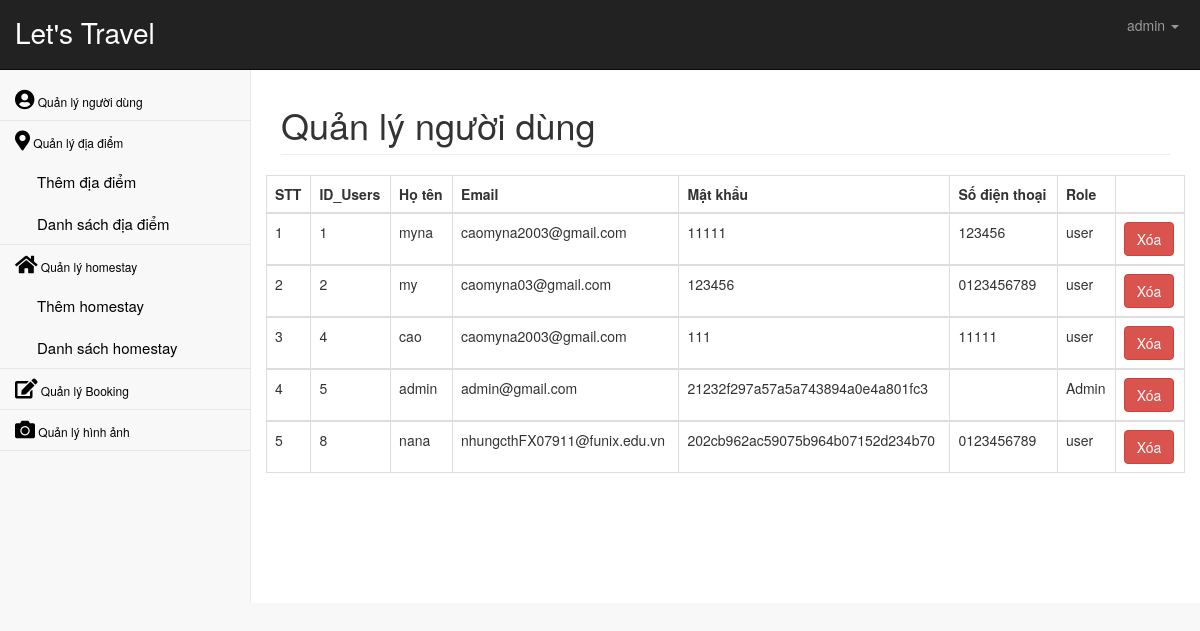
The app's page /admin/index.php?page=users.php (signed in), older data.
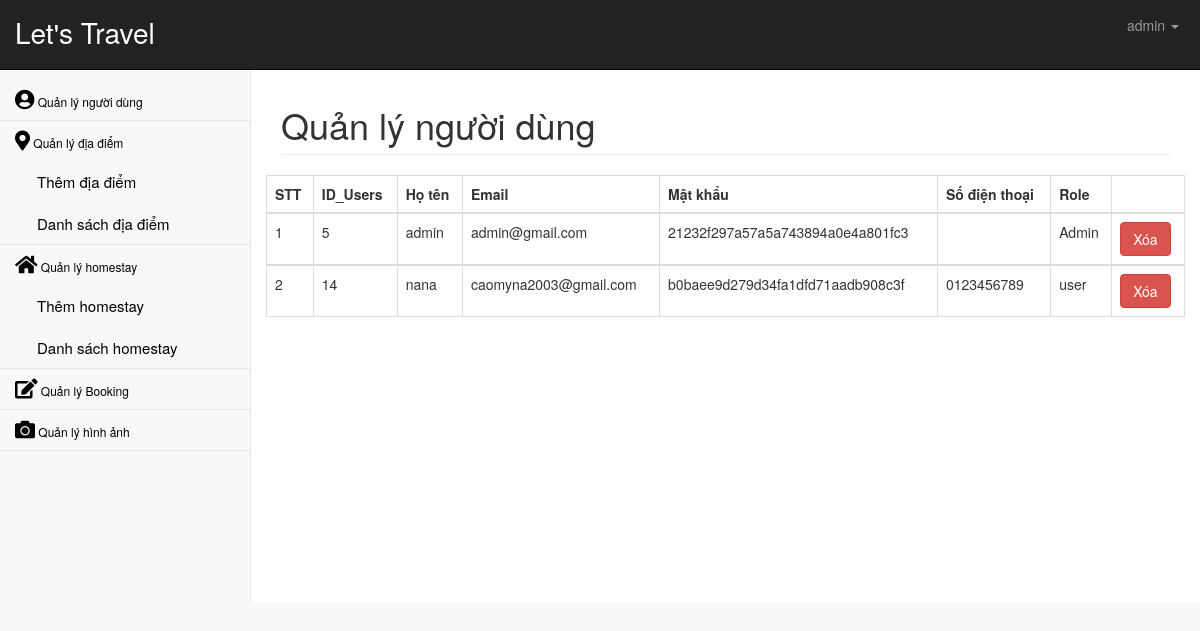
The same page, newer data.
### tables this page shows
CREATE TABLE `users` (
  `id_users` int(11) NOT NULL,
  `fullname` varchar(50) NOT NULL,
  `password` varchar(50) NOT NULL,
  `email` varchar(100) DEFAULT NULL,
  `phone_number` varchar(20) DEFAULT NULL,
  `role` tinyint(1) DEFAULT 0
);

### model.php (called while the page is built, shortened)
<?php
    function connect_DB() {
        $dsn = 'mysql:host=localhost;dbname=homestay';
        $userAd = 'root';
        $passAd = '';
        try {
        $db = new PDO($dsn, $userAd, $passAd);
        }
        catch (PDOException $e) {
            $messageError = $e->getMessage();
            exit();
        }
        return $db;
    }
    function selectUser() {
        $db = connect_DB();
        $query = "SELECT * FROM users";
        $statement = $db->prepare($query);
        $statement->execute();
        $result = $statement->fetchAll();
        return $result;
    }
?>

### admin/modules/users.php (the view, shortened to what this page needs)
<?php
    include('../model.php');
?>
<div class="container-fluid">
    <div class="row">
        <div class="col-lg-12">
            <h1 class="page-header">Quản lý người dùng</h1>
        </div>
    </div>
    <div class="row">
        <table class="table table-bordered table-hover">
            <thead>
                <tr>
                    <th>STT</th>
                    <th>ID_Users</th>
                    <th>Họ tên</th>
                    <th>Email</th>
                    <th>Mật khẩu</th>
                    <th>Số điện thoại</th>
                    <th>Role</th>
                    <th></th>
                </tr>
            </thead>
            <tbody>
                <?php
                    $users = selectUser();
                    $index = 1;
                    foreach($users as $item) :
                ?>
                <tr>
                    <td><?php echo $index++; ?></td>
                    <td name="id_users"><?php echo $item['id_users']; ?></td>
                    <td><?php echo $item['fullname']; ?></td>
                    <td><?php echo $item['email']; ?></td>
                    <td><?php echo $item['password']; ?></td>
                    <td><?php echo $item['phone_number']; ?></td>
                    <td>
                        <?php
                            if ($item['role']==1) {
                                echo 'Admin';
                            }else{
                                echo 'user';
                            }
                        ?>
                    </td>
                    <td>
                        <a href="index.php?page=users.php&id_users=<?php echo $item['id_users']; ?>" onclick = "deleteUserByID($item['id_users'])" class="btn btn-danger">Xóa</a>
                    </td>
                </tr>
            </tbody>
            <?php endforeach;?>
        </table>
    </div>
</div>

### admin/index.php (shortened to what this page needs)
<!DOCTYPE html>
<html lang="en">
    <head>
        <?php include('head.php');?>
        <link rel="stylesheet" href="css/main.css">
    </head>
    <body>
        <div id="wrapper">
            <nav class="navbar navbar-inverse navbar-fixed-top" role="navigation">
                <div class="navbar-header">
                    <a class="navbar-brand" href="index.php">Let's Travel</a>
                </div>
                <ul class="nav navbar-right navbar-top-links">
                    <li class="dropdown">
                        <a class="dropdown-toggle" data-toggle="dropdown" href="">
                            <i class="fa fa-user fa-fw"></i>
                            <?php
                                if(isset( $_SESSION['fullname']))
                                {
                                    if($_SESSION['role']=='admin'){
                                        echo $_SESSION['fullname'];
                                    }
                                }
                                else echo "<script>window.location.href='../login.php'</script>";
                            ?>
                            <b class="caret"></b>
                        </a>
                    </li>
                </ul>
                <?php include('sidebar.php');?>
            </nav>
            <div id="page-wrapper">
                <?php
                    if(isset($_GET["page"])){
                        $page = $_GET["page"];
                        $file = "modules/".$page;
                        include($file);
                    }
                ?>
            </div>
        </div>
    </body>
</html>

### admin/head.php (shortened to what this page needs)
<link href="css/bootstrap.min.css" rel="stylesheet">
<link rel="stylesheet" href="https://cdnjs.cloudflare.com/ajax/libs/font-awesome/5.15.4/css/all.min.css">
<link href="css/metisMenu.min.css" rel="stylesheet">
<link href="css/timeline.css" rel="stylesheet">
<link href="css/startmin.css" rel="stylesheet">
<link href="css/font-awesome.min.css" rel="stylesheet" type="text/css">
<link rel="stylesheet" href="css/main.css">

### admin/sidebar.php
<head>
    <link rel="stylesheet" href="css/main.css">
</head>
<div class="navbar-default sidebar" role="navigation">
    <div class="sidebar-nav navbar-collapse">
        <ul class="nav" id="side-menu">
            <li>
                <a href="index.php?page=users.php"><i class='fas fa-user-circle' style='font-size:20px'></i> Quản lý người dùng</a>
            </li>
            <li>
                <a href="index.php?page=location_list.php"><i class='fas fa-map-marker-alt' style='font-size:20px'></i> Quản lý địa điểm</a>
                <ul class="nav nav-second-level">
                    <li>
                        <a href="index.php?page=location_add.php" style="font-size:15px;">Thêm địa điểm</a>
                    </li>
                    <li>
                        <a href="index.php?page=location_list.php" style="font-size:15px;">Danh sách địa điểm</a>
                    </li>
                </ul>
            </li>
            <li>
                <a href="index.php?page=homestay_list.php"><i class='fas fa-home' style='font-size:20px'></i> Quản lý homestay</a>
                <ul class="nav nav-second-level">
                    <li>
                        <a href="index.php?page=homestay_add.php" style="font-size:15px;">Thêm homestay</a>
                    </li>
                    <li>
                        <a href="index.php?page=homestay_list.php" style="font-size:15px;">Danh sách homestay</a>
                    </li>
                </ul>
            </li>
            <li>
                <a href="index.php?page=booking.php"><i class="fas fa-edit" style='font-size:20px'></i> Quản lý Booking</a>
            </li>
            <li>
                <a href="index.php?page=Imgsmall.php"><i class='fas fa-camera' style='font-size:20px'></i> Quản lý hình ảnh</a>
            </li>
        </ul>
    </div>
</div>

### admin/css/startmin.css (style rules this page uses)
body { background-color: #f8f8f8; }
#wrapper { width: 100%; }
#page-wrapper { padding-top: 30px; min-height: 568px; background-color: #fff; }
@media (min-width:768px) { #page-wrapper { position: inherit; margin-left: 250px; padding: 30px 15px 0 15px; border-left: 1px solid #e7e7e7; } }
.navbar-header { float: left; }
.navbar-right { text-align: right; }
.navbar-top-links { margin: 0; }
.navbar-top-links li { display: inline-block; }
.navbar-top-links li:last-child { margin-right: 6px; }
.navbar-top-links li a { padding: 15px; min-height: 50px; }
.navbar-top-links>li>a { color: #999; }
.sidebar .sidebar-nav.navbar-collapse { padding-right: 0; padding-left: 0; }
.sidebar ul li { border-bottom: 1px solid #e7e7e7; }
.sidebar .nav-second-level li, .sidebar .nav-third-level li { border-bottom: 0!important; }
.sidebar .nav-second-level li a { padding-left: 37px; font-size: 20px; }
@media (min-width:768px) { .sidebar { z-index: 1; position: absolute; width: 250px; margin-top: 51px; } }

### admin/css/main.css (style rules this page uses)
.sidebar { margin-top: 80px; }
.navbar { height: 70px; }
.navbar .navbar-brand { padding-bottom: 30px; }
.navbar .navbar-header a { font-size: 28px; padding-top: 22px; color: white; }
#page-wrapper { margin-top: 35px; }
.sidebar-nav a { font-size: 12px; }
.sidebar-nav i,a { color: black; }
table { padding-top: 0px; line-height: 25px; }

Row changes from the older to the newer data that the page shows:
removed users: id_users "1", fullname "myna", email "caomyna2003@gmail.com", password "11111", phone_number "123456", role "user"
removed users: id_users "2", fullname "my", email "caomyna03@gmail.com", password "123456", phone_number "0123456789", role "user"
removed users: id_users "4", fullname "cao", email "caomyna2003@gmail.com", password "111", phone_number "11111", role "user"
removed users: id_users "8", fullname "nana", email "nhungcthFX07911@funix.edu.vn", password "202cb962ac59075b964b07152d234b70", phone_number "0123456789", role "user"
added users: id_users "14", fullname "nana", email "caomyna2003@gmail.com", password "b0baee9d279d34fa1dfd71aadb908c3f", phone_number "0123456789", role "user"
